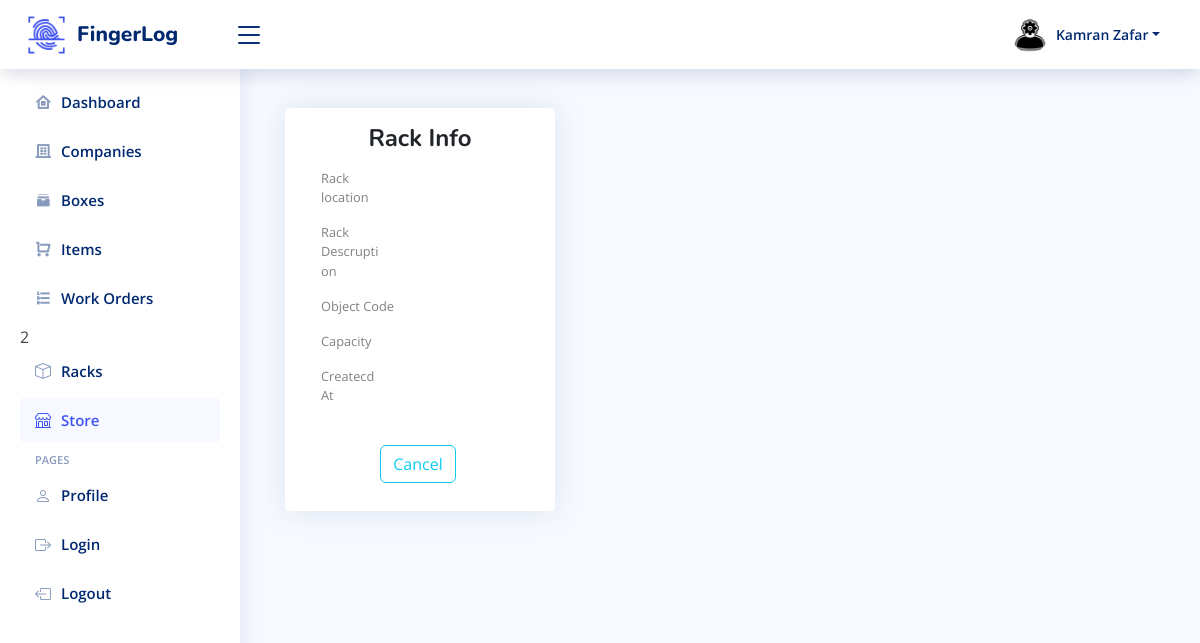
/storeinfo.php?id=4 (signed in), run on an earlier commit of the app's database.
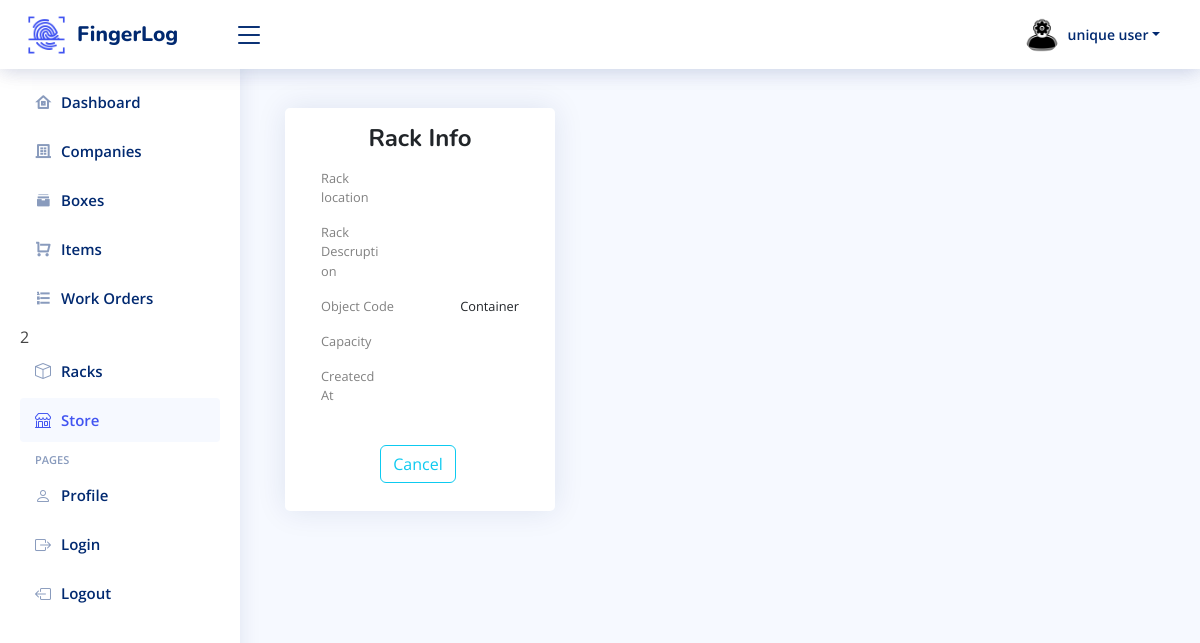
And on a later commit of the database.
### tables this page shows
CREATE TABLE `register` (
  `id` int(11) NOT NULL,
  `name` varchar(50) NOT NULL,
  `email` varchar(50) NOT NULL,
  `password` varchar(50) NOT NULL,
  `role` enum('user','admin') NOT NULL DEFAULT 'admin'
);

CREATE TABLE `store` (
  `id` int(11) NOT NULL,
  `level1` varchar(255) NOT NULL,
  `level2` varchar(255) NOT NULL,
  `level3` varchar(255) NOT NULL,
  `barcode_select` int(11) NOT NULL,
  `alt_code` varchar(255) NOT NULL,
  `description` varchar(255) NOT NULL,
  `rack_select` int(11) NOT NULL,
  `object_code` enum('Container','FileFolder') NOT NULL,
  `status` enum('In') NOT NULL,
  `add_date` date NOT NULL,
  `destroy_date` date NOT NULL
);

### storeinfo.php (the view, shortened to what the changed rows need)
<?php
include 'config/db.php';
$email = $_SESSION['email'];
$getAdminData = "SELECT * FROM register WHERE email = '$email'";
$resultData = mysqli_query($conn, $getAdminData);
if ($resultData->num_rows > 0) {
    $row2 = $resultData->fetch_assoc();
    $adminName = $row2['name'];
}
$store_data = null;
if (isset($_GET['id']) && !empty($_GET['id'])) {
    $store_id = mysqli_real_escape_string($conn, $_GET['id']);
    $sql = "SELECT store.*, box.barcode AS barcode_select
            FROM store
            LEFT JOIN box ON store.barcode_select = store.id
            WHERE store.id = '$store_id'";
    $result = $conn->query($sql);
    if ($result && $result->num_rows > 0) {
        $store_data = $result->fetch_assoc();
    } else {
        echo "Store not found.";
    }
} else {
    echo "Invalid store ID.";
    exit();
}
?>
<!DOCTYPE html>
<html lang="en">
<head>
    <link href="https://cdn.jsdelivr.net/npm/bootstrap@5.0.2/dist/css/bootstrap.min.css" rel="stylesheet">
    <link href="https://cdn.jsdelivr.net/npm/simple-datatables@latest/dist/style.css" rel="stylesheet" type="text/css">
    <link rel="stylesheet" href="fonts/icomoon/style.css">
    <link rel="stylesheet" href="css/owl.carousel.min.css">
    <link rel="stylesheet" href="css/bootstrap.min.css">
    <link rel="stylesheet" href="css/style.css">
    <link href="https://maxcdn.bootstrapcdn.com/bootstrap/4.5.2/css/bootstrap.min.css" rel="stylesheet">
    <link href="assets/vendor/bootstrap/css/bootstrap.min.css" rel="stylesheet">
    <link href="assets/vendor/bootstrap-icons/bootstrap-icons.css" rel="stylesheet">
    <link href="assets/vendor/boxicons/css/boxicons.min.css" rel="stylesheet">
    <link href="assets/vendor/quill/quill.snow.css" rel="stylesheet">
    <link href="assets/vendor/quill/quill.bubble.css" rel="stylesheet">
    <link href="assets/vendor/remixicon/remixicon.css" rel="stylesheet">
    <link href="assets/vendor/simple-datatables/style.css" rel="stylesheet">
    <link href="assets/css/style.css" rel="stylesheet">
</head>
<body>
      <?php include 'headerfile.php'; ?>
    <main id="main" class="main">
        <div class="d-flex flex-wrap">
            <div class="col-md-6 col-lg-4 pb-3">
                <div class="card card-custom bg-white border-white border-0">
                    <div class="card-body list-group mt-3">
                        <ul class="list-group list-group-horizontal-md d-flex justify-content-between">
                            <li class="list-group-item" style="color:grey; width:50%">Object Code</li>
                            <li class="list-group-item" style="text-align: right;width: 55%;"><?php echo $store_data['object_code']; ?></li>
                        </ul>
                    </div>
                </div>
            </div>
        </div>
    </main>
</body>
</html>

### headerfile.php (shortened to what the changed rows need)
<header id="header" class="header fixed-top d-flex align-items-center">
<nav class="header-nav ms-auto">
    <ul class="d-flex align-items-center">
        <li class="nav-item profileimage dropdown pe-3 mr-4">
            <a class="nav-link nav-profile d-flex align-items-center pe-0" href="#" data-bs-toggle="dropdown">
                <img src="image/admin-png.png" alt="Profile" class="rounded-circle">
                <span class="d-none d-md-block dropdown-toggle ps-2"><?php echo $adminName ?></span>
            </a>
        </li>
    </ul>
</nav>
</header>

What changed in the data, as far as the page shows it:
removed register: name "Kamran Zafar"
now on this page (row unchanged): register: name "unique user"
now on this page (row edited): store: object_code "Container"
